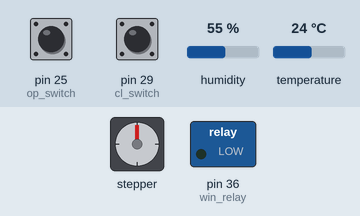
The sketch below on a simulated Arduino Mega 2560, built with avr-gcc and run on an emulated ATmega2560. Parts: stepper motor, switched loads named in the sketch (green lamp = pin HIGH). Wiring (inferred from the names in the program): stepper motor driver (1600 steps per turn assumed): step pin 28; direction pin 26. Inputs (shaded band) come from the test bench; at power-on: pin 25 (op_switch) HIGH, pin 29 (cl_switch) LOW, humidity 55 %, temperature 24 °C. Pins used as bus, display or sensor lines are not drawn; what the sketch prints to the serial monitor is not drawn.

Above: at 0.05 s.
Timing chart, 0 to 19.5 s (numbered marks = the images above):
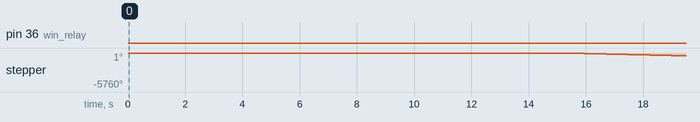

The sketch:

window_motor_.ino
```cpp
/* Example sketch to control a stepper motor with TB6600 stepper motor driver and Arduino without a library: number of revolutions, speed and direction. More info: https://www.makerguides.com */
// Define stepper motor connections and steps per revolution:
#define dirPin 26
#define stepPin 28
#define win_relay 36
#define op_switch 25
#define cl_switch 29
#define sensor1 3 //this is the sensor inside of the pi case
#define stepsPerRevolution 1600*2
long win_time = 15000;
unsigned long win_previousMillis = 0;

#include "DHT.h"
#define DHTTYPE DHT11 //leaving this here because i may get the DHT22
DHT dht1(sensor1, DHTTYPE);//this is the sensor inside of the pi case

void setup() {
  // Declare pins as output:
  Serial.begin(9600);
  pinMode(stepPin, OUTPUT);
  pinMode(dirPin, OUTPUT);
  pinMode(win_relay, OUTPUT);
  pinMode(op_switch, INPUT);
  pinMode(cl_switch, INPUT);

  //digitalWrite(dirPin, LOW);// this is setting the direction
  dht1.begin();
  Serial.print("   this is working   ");

}
void loop() {
  unsigned long currentMillis = millis();

  // Set the spinning direction clockwise:

  float tempF1 = dht1.readTemperature(true);// this is the sensor inside the pi case
  int  close_value = digitalRead(cl_switch);
  int open_value = digitalRead(op_switch);


  //Serial.print("temp    ");
  //Serial.print(tempF1);
  //Serial.print("    Close ");
  //Serial.print(close_value);
  //Serial.print("    Open ");
  //Serial.println(open_value);
  //
  //delay(1000);
  //&&

  if ((tempF1 > 60) && (currentMillis - win_previousMillis >= win_time)) {
    digitalWrite(win_relay, LOW);
    delay(100);//this is to give the relay time to turn on/off.
    if ((close_value == HIGH) && (open_value == LOW)) {
      digitalWrite(dirPin, HIGH);// this is setting the direction
      for (int i = 0; i < stepsPerRevolution; i++) {
        digitalWrite(stepPin, HIGH);
        delayMicroseconds(1000);
        digitalWrite(stepPin, LOW);
        delayMicroseconds(1000);
      }
      win_previousMillis = currentMillis;
      delay(100);
      digitalWrite(win_relay, HIGH);
    }

    else if ((close_value == LOW) && (open_value == HIGH)) {
      digitalWrite(dirPin, LOW);
      delay(100);
      for (int i = 0; i < stepsPerRevolution; i++) {
        digitalWrite(stepPin, HIGH);
        delayMicroseconds(1000);
        digitalWrite(stepPin, LOW);
        delayMicroseconds(1000);
      }
      win_previousMillis = currentMillis;
      delay(100);
      digitalWrite(win_relay, HIGH);
      Serial.println("   else");
    }
  }
}
```

Measured:
- by itself, pin 36 (win_relay): alternates HIGH for 8.3 s and LOW for 6.7 s
- by itself, stepper: turns 720° counter-clockwise in 6.4 s, repeating every 15.0 s
